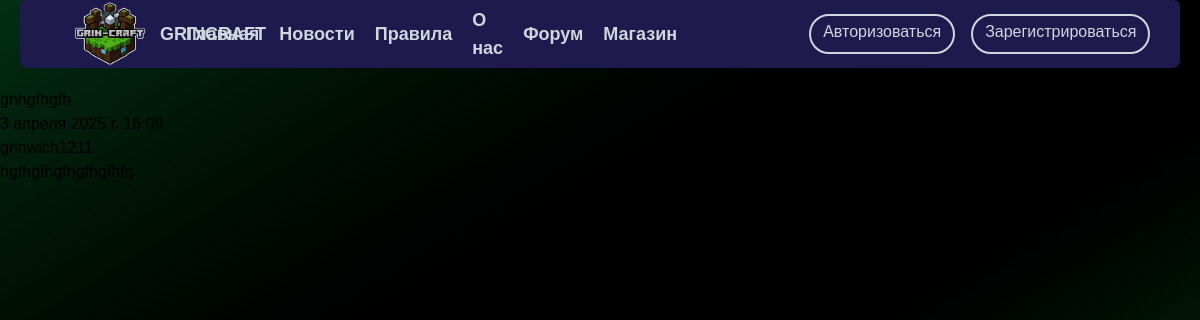
/forum/1/, run on the app's committed database.
### forum/models.py (models this page shows, shortened)
class Articles(models.Model):
    title = models.CharField('Название', max_length=50)
    anons = models.CharField('Анонс', max_length=250)
    full_text = models.TextField('Статья')
    date = models.DateTimeField(auto_now_add=True)
    username = models.ForeignKey(settings.AUTH_USER_MODEL,
                             on_delete=models.SET_DEFAULT,
                             default=None, null=True, blank=True
                             )
    class Meta:
        verbose_name = 'Новость'
        verbose_name_plural = 'Новости'

### forum/services.py (the view)
# urls.py: path('<int:pk>/', views.ArticlesDatailView.as_view(), name='news-detail'),
class ArticlesDatailView(DetailView):
    try:
        model = Articles
        template_name = 'forum/details_view.html'
        context_object_name = 'article'
    except ValueError:
        logger.warning(f'{datetime.datetime.now()} Не удалось получить объекты/объекты отсутствуют в addlist.Articles')
    except Exception:
        logger.error(f'{datetime.datetime.now()} Неизвестная ошибка при работе с addlist.Articles. Файл addlist.services')

### forum/templates/forum/details_view.html (shortened to what this page needs)
{% extends 'patterns/header.html' %}
{% block addlist %}
    <script src="https://cdn.jsdelivr.net/npm/@tailwindcss/browser@4"></script>
    <div class="allert allert-warning">
        <h1>{{ article.title }}</h1>
        <h4>{{ article.date }}</h4>
        <p>{{article.username}}</p>
        <p>{{ article.full_text }}</p>
    </div>
{% endblock %}

### login/static/login/reg.css (style rules this page uses)
body { font-family: Arial, sans-serif; background-color: #f4f4f4; justify-content: center; align-items: center; height: 100vh; margin: 0; }

### data on the page
Articles: title "gnhgfhgfh", date "3 апреля 2025 г. 16:09", username "grinwich1211", full_text "hgfhgfhgfhgfhgfhfg"
